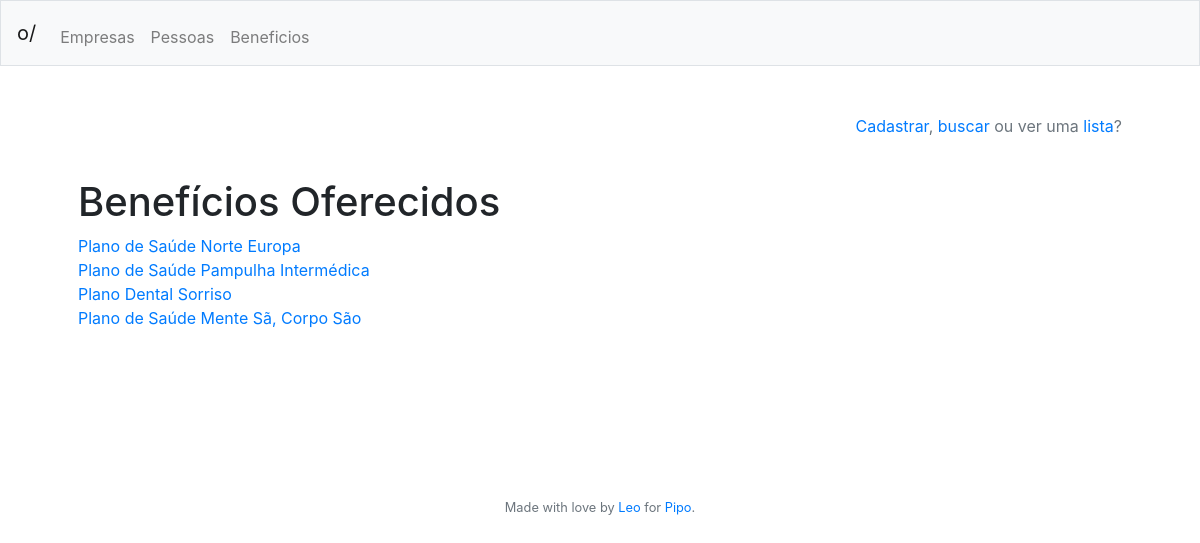
Page /beneficios/lista (signed in) on the earlier database version.
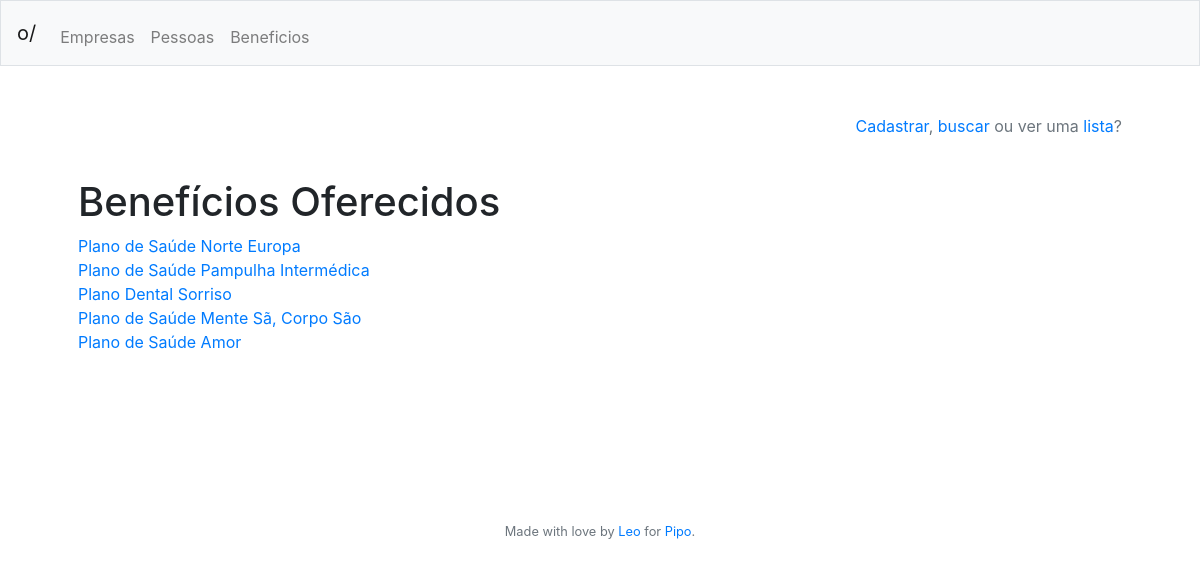
Same page on the later database version.
### tables this page shows
CREATE TABLE beneficio
	(id INTEGER NOT NULL PRIMARY KEY AUTOINCREMENT,
	nome VARCHAR(255) NOT NULL,
	timestamp DATETIME DEFAULT CURRENT_TIMESTAMP);

### app.py (the view)
@app.route("/beneficios/lista", methods=['GET'])
@login_required
def beneficioslista():
	return render_template("beneficioslista.html", header = get_header(session),
							lista_beneficios = get_all("beneficio"))

### app.py (called while the page is built)
@app.after_request
def after_request(response):
    response.headers["Cache-Control"] = "no-cache, no-store, must-revalidate"
    response.headers["Expires"] = 0
    response.headers["Pragma"] = "no-cache"
    return response

@app.teardown_request
def remove_session(ex=None):
    db.remove()

def login_required(f):
    @wraps(f)
    def decorated_function(*args, **kwargs):
        if session.get("id_usuario") is None:
            return redirect("/login")
        return f(*args, **kwargs)
    return decorated_function

def get_header(session):
	try:
		header = {"nome": session["nome"],
					"empresa": session["empresa"],
					"admin": get_admin_title(session["admin"]),
					"id_usuario": session["id_usuario"]}
	except:
		header = {"nome": "",
					"empresa": "",
					"admin": "",
					"id_usuario": ""}
	return header

def get_all(table):
	table_all = db.execute("""SELECT * FROM {}""".format(table)).fetchall()
	return table_all

### templates/beneficioslista.html
{% extends "layout.html" %}
{% block main %}
	<p align="right" class="text-muted"><a href="/beneficios/cadastro">Cadastrar</a>, <a href="/beneficios/busca">buscar</a> ou ver uma <a href="/beneficios/lista">lista</a>?</p>
	<br>
	<h1>Benefícios Oferecidos</h1>
	{% if lista_beneficios|length %}
		{% for beneficio in lista_beneficios %}
			<a href="/beneficios/perfil/{{ beneficio['id'] }}">{{ beneficio["nome"] }}</a><br>
		{% endfor %}
	{% else %}
		<p>Nenhum resultado encontrado :(</p>
	{% endif %}
	<br><br>
{% endblock %}

Differences in the rows shown:
added beneficio: nome "Plano de Saúde Amor"
